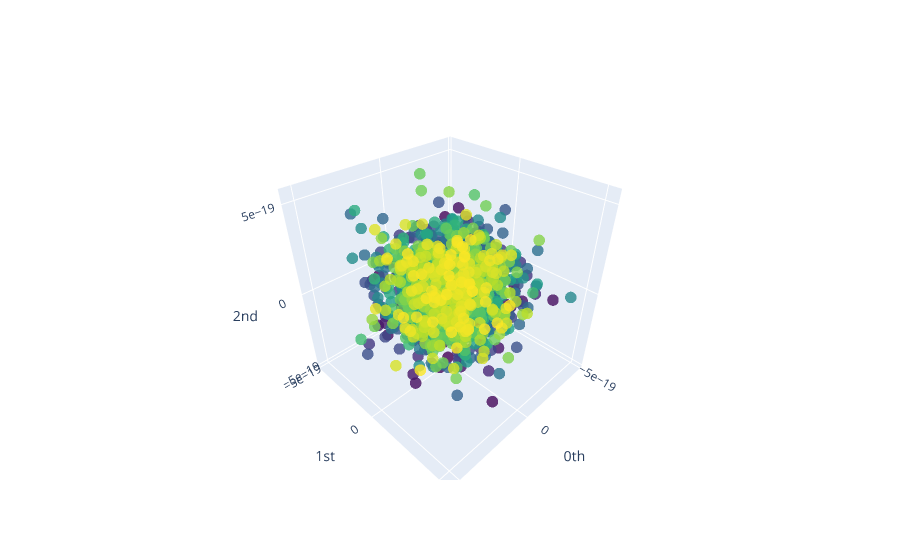

Write notebook code for a chart like this one.
### Markdown cell above
From the plot we can see that the decaying periodic signal generated by a black hole merger emerges as a _spiral_ in the time delay embedding space! For contrast, let's compare this to one of the pure noise time series in our sample:

### Code cell
embedding_dimension = 30
embedding_time_delay = 30
stride = 5

embedder = SingleTakensEmbedding(
    parameters_type="search", n_jobs=6, time_delay=embedding_time_delay, dimension=embedding_dimension, stride=stride
)

y_noise_embedded = embedder.fit_transform(noisy_signals[background_idx])

pca = PCA(n_components=3)
y_noise_embedded_pca = pca.fit_transform(y_noise_embedded)

plot_point_cloud(y_noise_embedded_pca)

### Figure 1 — Plotly figure (JSON) as saved in the notebook; plotly's stock layout.template omitted (floating-point values rounded to 4 significant figures; data arrays with more than 128 entries replaced by an {"elided": "..."} marker saying what was removed)
{"data": [{"marker": {"color": {"elided": "1701 int values"}, "colorscale": [[0, "#440154"], [0.1111, "#482878"], [0.2222, "#3e4989"], [0.3333, "#31688e"], [0.4444, "#26828e"], [0.5556, "#1f9e89"], [0.6667, "#35b779"], [0.7778, "#6ece58"], [0.8889, "#b5de2b"], [1, "#fde725"]], "opacity": 0.8, "size": 4}, "mode": "markers", "type": "scatter3d", "x": {"elided": "1701 float values"}, "y": {"elided": "1701 float values"}, "z": {"elided": "1701 float values"}}], "layout": {"scene": {"xaxis": {"exponentformat": "e", "showexponent": "all", "title": {"text": "0th"}, "type": "linear"}, "yaxis": {"exponentformat": "e", "showexponent": "all", "title": {"text": "1st"}, "type": "linear"}, "zaxis": {"exponentformat": "e", "showexponent": "all", "title": {"text": "2nd"}, "type": "linear"}}}}
